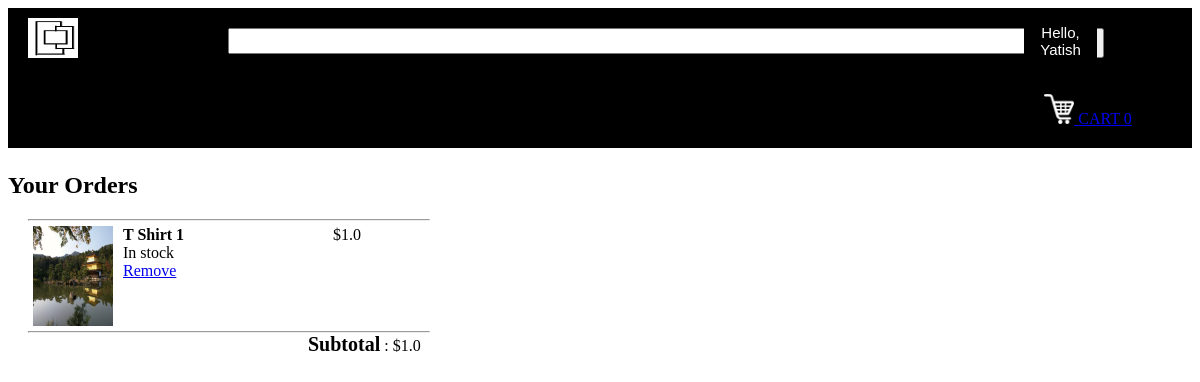
Page /account/orders (signed in) on the earlier database version.
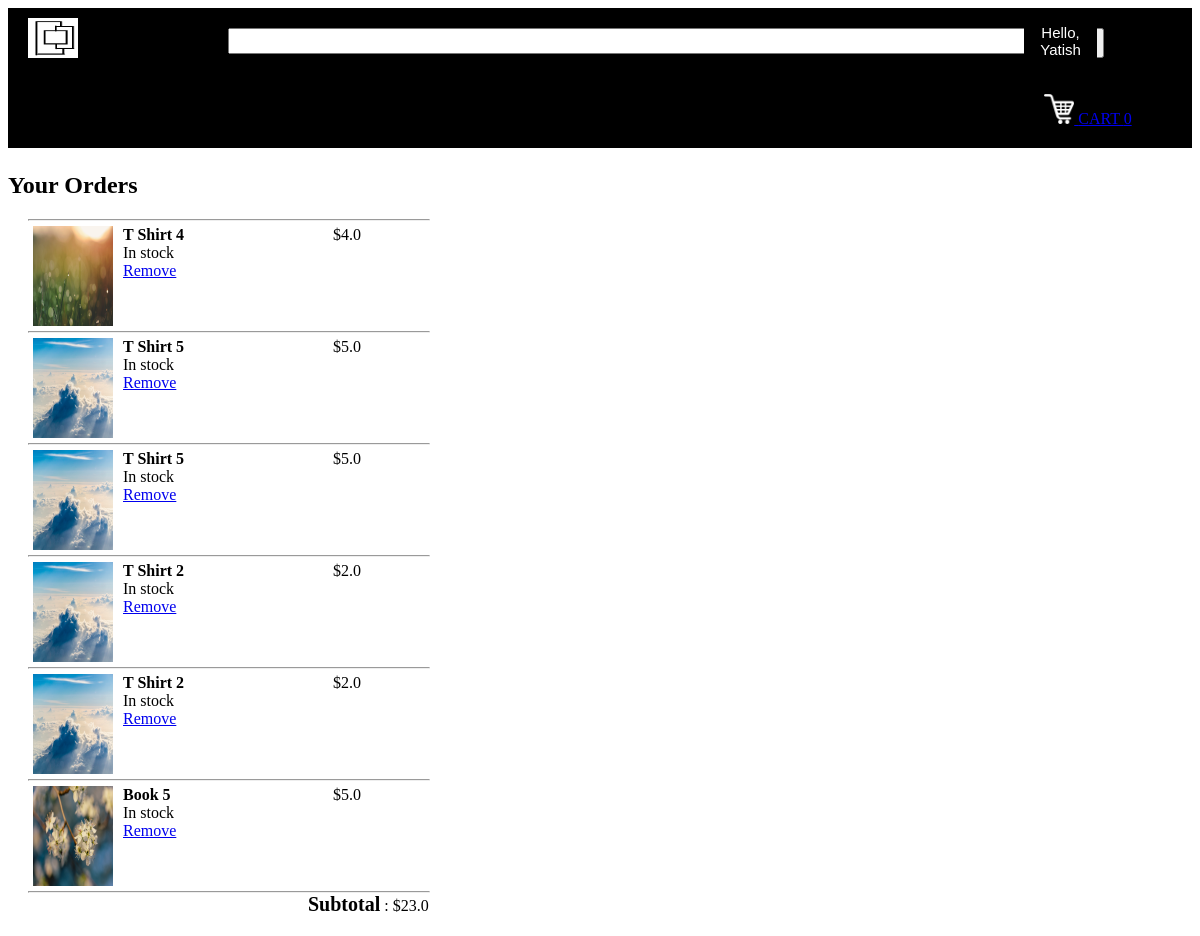
Same page on the later database version.
### tables this page shows
CREATE TABLE products
		(productId INTEGER PRIMARY KEY,
		name TEXT,
		price REAL,
		description TEXT,
		image TEXT,
		stock INTEGER,
		categoryId INTEGER, sellerid integer,
		FOREIGN KEY(categoryId) REFERENCES categories(categoryId)
		);

### main.py (the view)
@app.route('/account/orders')
def myorders():
    if "email" in session :
        cust = Customer(session["email"])
        orders = cust.get_order()
    loggedIn, firstName, noOfItems = getLoginDetails()
    return render_template("manageorder.html", products = orders["products"], totalPrice=orders["price"], loggedIn=loggedIn, firstName=firstName, noOfItems=noOfItems)

### Customer.py (called while the page is built)
    def get_address(self,email):
        con = sqlite3.connect('database.db')
        cur = con.cursor()
        self.email = email
        cur.execute('SELECT address1,address2,zipcode,city,state,country,phone FROM users WHERE email = ? ',(email,))
        rows = cur.fetchall()
        address = rows[0][0]+" "+rows[0][1]+" "+ rows[0][2]+" "+rows[0][3]+" "+rows[0][4]+" "+rows[0][5]+" "
        con.close()
        return address

    def get_order(self):
        ords = Order(self._email)
        products,price = ords.getorders()
        return {"status":200,"products":products,"price":price}

### Order.py (called while the page is built)
    def _getId(self,email):
        db = sqlite3.connect('database.db')
        cursor = db.cursor()
        cursor.execute("SELECT userId FROM users WHERE email = '" + email + "'")
        userId = cursor.fetchone()[0]
        return userId

### templates/manageorder.html (shortened to what this page needs)
<!DOCTYPE HTML>
<html>
<head>
<link rel="stylesheet" href={{url_for('static', filename='css/cart.css')}} />
<link rel="stylesheet" href={{url_for('static', filename='css/topStyle.css') }} />
</head>
<body>
<div id="title">
	<a href="/">
	<img id="logo" src= {{ url_for('static', filename='images/logo.png') }} />
	</a>
	<form>
		<input id="searchBox" type="text" name="searchQuery">
	</form>
	{% if not loggedIn %}
		<div id="signInButton">
			<a class="link" href="/loginForm">Sign In</a>
		</div>
	{% else %}
	<div class="dropdown">
		<button class="dropbtn">Hello, <br>{{firstName}}</button>
	</div>
	{% endif %}
	<div id="kart">
		<a class="link" href="/cart">
		<img src={{url_for('static', filename='images/shoppingCart.png')}} id="cartIcon" />
		CART {{noOfItems}}
		</a>
	</div>
</div>
<div id="cartItems">
	<h2>Your Orders</h2>
	<div id="tableItems">
		{% for row in products %}
		<div>
			<hr id="seperator">
			<div id="itemImage">
				<img src={{url_for('static', filename='uploads/'+row[3])}} id="image"/>
			</div>
			<div id="itemName">
				<span id="itemNameTag">{{row[1]}}</span><br>
				In stock<br>
				<a onclick="return confirm('Are you sure?')"  href="/removeFromOrders?productId={{row[0]}}">Remove</a>
			</div>
			<div id="itemPrice">
				${{row[2]}}
			</div>
		</div>
		{% endfor %}
		<hr id="seperator">
		<div id="total">
			<span id="subtotal">Subtotal</span> : ${{totalPrice}}
		</div>
	</div>
</div>
</body>
</html>

Differences in the rows shown:
no longer on this page (row unchanged): products: image (picture), name "T Shirt 1", price "1.0"
now on this page (row edited): products: image (picture), name "T Shirt 4", price "4.0"
now on this page (row edited): products: image (picture), name "T Shirt 5", price "5.0"
now on this page (row edited): products: image (picture), name "T Shirt 2", price "2.0"
now on this page (row edited): products: image (picture), name "Book 5", price "5.0"
Other differences:
{{ totalPrice }}: "1.0" → "23.0"
